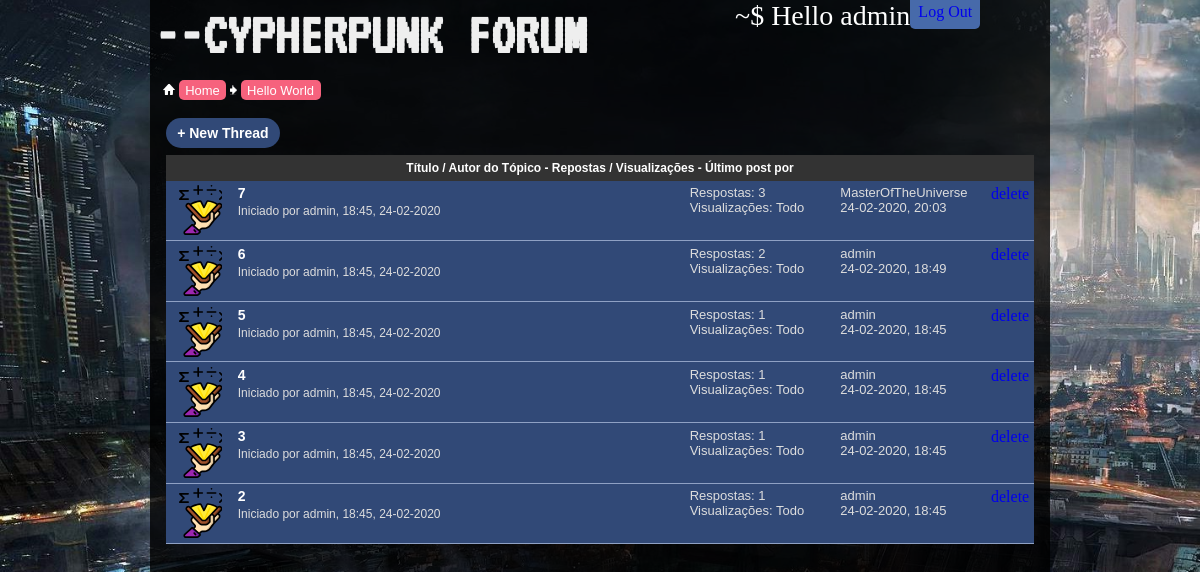
Page /Second/4/threads (signed in) on the committed database.
### forumapp/models/models.py (models this page shows, shortened)
class User(db.Model, UserMixin):
    id = db.Column(db.Integer, primary_key=True)
    username = db.Column(db.String(20), unique=True, nullable=False)
    password = db.Column(db.String(60), nullable=False)
    posts = db.relationship('Post', backref='author')
    threads = db.relationship('Thread', backref='author')
    permission_level = db.Column(db.Integer, default=0)
    post_signature = db.Column(db.Text(200))
    profile_pic = db.Column(db.String(60), default='default.jpg')

class SubCategory(db.Model):
    id = db.Column(db.Integer, primary_key=True)
    title = db.Column(db.String(40), nullable=False)
    desc = db.Column(db.String(200), nullable=False)
    parent_id = db.Column(db.Integer, db.ForeignKey('category.id'))
    threads = db.relationship('Thread', backref='parent')

class Thread(db.Model):
    id = db.Column(db.Integer, primary_key=True)
    title = db.Column(db.String(40), nullable=False)
    pub_date = db.Column(db.DateTime, nullable=False, default=datetime.utcnow)
    author_id = db.Column(db.Integer, db.ForeignKey('user.id'))
    parent_id = db.Column(db.Integer, db.ForeignKey('sub_category.id'))
    posts = db.relationship('Post', backref='thread')

class Post(db.Model):
    id = db.Column(db.Integer, primary_key=True)
    title = db.Column(db.String(80), nullable=False)
    body = db.Column(db.Text, nullable=False)
    pub_date = db.Column(db.DateTime, nullable=False, default=datetime.utcnow)
    edit_date = db.Column(db.DateTime, default=None)
    author_id = db.Column(db.Integer, db.ForeignKey('user.id'))
    thread_id = db.Column(db.Integer, db.ForeignKey('thread.id'))

### forumapp/routes.py (the view)
@app.route('/<string:category_title>/<int:sub_category_id>/threads')
def threads(category_title, sub_category_id):
    ct = Category.query.filter_by(title=category_title).first()
    sub = SubCategory.query.filter_by(id=sub_category_id).first()
    category_threads = Thread.query.filter_by(parent_id=sub_category_id)\
        .join(Post, Thread.id == Post.thread_id).order_by(desc(Post.pub_date))
    variables = {
        'threads': category_threads,
        'sub_category_id': sub_category_id,
        'category_title': ct.title,
        'sub_category': sub,
        'len': len
    }
    return render_template('sub_categories.html', **variables)

### forumapp/routes.py (called while the page is built)
@login_manager.user_loader
def load_user(user_id):
    return User.query.get(int(user_id))

### forumapp/templates/sub_categories.html
{% extends "base.html" %}
{% block content %}
    <section>
        <div class="content-container">
            <a class="add-button text-md2" href="{{url_for('new_thread', category_title=category_title, sub_category_id=sub_category_id)}}">+ New Thread</a>
            <div class="posts-header text-md">
                Título / Autor do Tópico - Repostas / Visualizações - Último post por
            </div>
            {% for thread in threads %}
                <div class="thread background-dark">
                    <div class="img-container">
                        <img src="{{ url_for('static', filename='img/thread-sprite.svg') }}" alt="sprite" class="sprite">
                    </div>
                    <div class="info column-1">
                        <p class="title text-md2"><a href="{{ url_for('thread',category_title=category_title, sub_category_id=sub_category_id, thread_id=thread.id) }}">{{thread.title}}</a></p>
                        <span class="description post-info text-sm">
                            Iniciado por
                            <a class="user" href="{{ url_for('user_posts', username=thread.author.username) }}">{{ thread.author.username }}</a>,
                                {{ thread.pub_date.strftime('%H:%M, %d-%m-%Y') }}
                        </span>
                    </div>
                    <div class="column-2 text-md3 description">
                        <p>Respostas: {{ len(thread.posts) }}</p>
                        Visualizações: Todo
                    </div>
                    <div class="column-3 text-md3 description">
                        <p>{{ thread.posts[-1].author.username }}</p>
                        {{ thread.posts[-1].pub_date.strftime('%d-%m-%Y, %H:%M') }}
                    </div>
                    {% if current_user.is_authenticated and (current_user == thread.author or current_user.permission_level >= 100) %}
                        <a href="{{ url_for('delete_thread', category_title=category_title, sub_category_id=sub_category_id, thread_id=thread.id) }}">delete</a>
                    {% endif %}
                </div>
            {% endfor %}
        </div>
    </section>
{% endblock content %}

### forumapp/templates/base.html (shortened to what this page needs)
<!doctype html>
<html lang="en">
<head>
    <link rel="stylesheet" href="{{url_for('static', filename='style.css')}}">
</head>
<body>
    <div class="cover">
        <div class="top-wrapper">
            <div class="logo-container">
                <a href="/"><h1 class="logo">--CYPHERPUNK FORUM</h1></a>
            </div>
            <div class="login-bar">
                {% if current_user.is_authenticated %}
                <div class="greetings">
                    <p>~$ Hello <a href="{{ url_for('user_page', username=current_user.username) }}">{{ current_user.username }}</a></p>
                </div>
                <div class="fields-wrapper">
                    <div class="fields">
                        <a href="{{ url_for('logout') }}">Log Out</a>
                    </div>
                </div>
                {% endif %}
            </div>
        </div>
        <div class="navbar">
            {% include "_navbar.html" %}
        </div>
        <div class="main-container">
            {% block content %}{% endblock content %}
        </div>
    </div>
</body>
</html>

### forumapp/templates/_navbar.html (shortened to what this page needs)
<div class="link-tree navigation text-md3">
    <img src="{{ url_for('static', filename='img/navbit-home.jpg') }}" alt="">
    <a href="{{ url_for('home') }}">Home</a>
    {% if sub_category %}
        <img src="{{ url_for('static', filename='img/navbit-arrow-right.jpg') }}" alt="">
        <a href="">{{ sub_category.title }}</a>
    {% endif %}
</div>

### forumapp/static/style.css (style rules this page uses)
* { margin: 0; padding: 0; }
a { text-decoration:none; outline: none; }
body { background: url(img/background1.jpg); background-repeat: no-repeat; background-size: cover; background-attachment: fixed; }
.cover { background-color: rgba(0, 0 ,0, .8); width: 75%; margin: auto; }
.logo-container { flex-basis: 65%; }
.logo { font-family: 'VT323', monospace; font-size: 60px; color: #eee; padding: .3rem; }
.text-md { font:bold 12px Arial,Tahoma,Calibri,Verdana,Geneva,sans-serif; }
.text-md2 { font:bold 14px Arial,Tahoma,Calibri,Verdana,Geneva,sans-serif; }
.text-sm { font: 12px Tahoma,Calibri,Verdana,Geneva,sans-serif; }
.text-md3 { font: 13px Verdana,Arial,Tahoma,Calibri,Geneva,sans-serif; }
.title a { color:#fff; }
.background-dark { background-color: #314977; }
.main-container { min-height: 100vh; }
.navigation { padding: 1em; }
.navigation a { text-decoration: none; color:#203459; color: #fff; background-color: #f6627d; border-radius: 5px; padding: 0.2em .5em; }
.content-container { margin: 0 1em; }
.img-container { display: inline-block; overflow: hidden; }
.greetings { flex-grow: 2; }
.greetings * { font-family: "Ubuntu Mono"; font-size: 28px; color: #fff; }
.sub-category img, .thread img { float: left; width: 50px; padding: 0 0 0 .5em; }
.thread { border-bottom: 1px #8fa1c4 solid; min-height: 50px; padding: .3em; display: flex; }
.thread .info { padding-left: 1em; }
.thread .title { text-align: left; }
.thread { display: flex; }
.thread .column-1 { word-break: break-all; flex-grow: 5; flex-basis: 60%; }
.thread .column-2 { flex-grow: 1; flex-basis: 20%; }
.thread .column-3 { flex-grow: 1; flex-basis: 20%; }
.thread .description { color: #ddd; }
.post-info a { color: #ddd; }
.posts-header, .posts-header a { background-color: #333; color: #fff; text-align: center; padding: .5em 0; }
.add-button { text-align:left; padding: .5em .8em;; background-color: #314977; display: inline-block; border-radius: 20px; margin: .5em 0; color: #fff; }
.top-wrapper { display: flex; padding: 0; }
.login-bar { display: flex; position: relative; justify-content: space-between; }
.fields { background-color: #476aaa; padding: .2em .5em .5em .5em; border-radius: 0 0 5px 5px; }
.fields-wrapper { flex-grow: 1; }

### rows in the picture
User: username "admin"
SubCategory: title "Hello World"
Thread: title "7", author.username "admin", pub_date "18:45, 24-02-2020", posts "3", username "MasterOfTheUniverse", pub_date "24-02-2020, 20:03"
Thread: title "6", author.username "admin", pub_date "18:45, 24-02-2020", posts "2", username "admin", pub_date "24-02-2020, 18:49"
Thread: title "5", author.username "admin", pub_date "18:45, 24-02-2020", author "1", username "admin", pub_date "24-02-2020, 18:45"
Thread: title "4", author.username "admin", pub_date "18:45, 24-02-2020", author "1", username "admin", pub_date "24-02-2020, 18:45"
Thread: title "3", author.username "admin", pub_date "18:45, 24-02-2020", author "1", username "admin", pub_date "24-02-2020, 18:45"
Thread: title "2", author.username "admin", pub_date "18:45, 24-02-2020", author "1", username "admin", pub_date "24-02-2020, 18:45"
